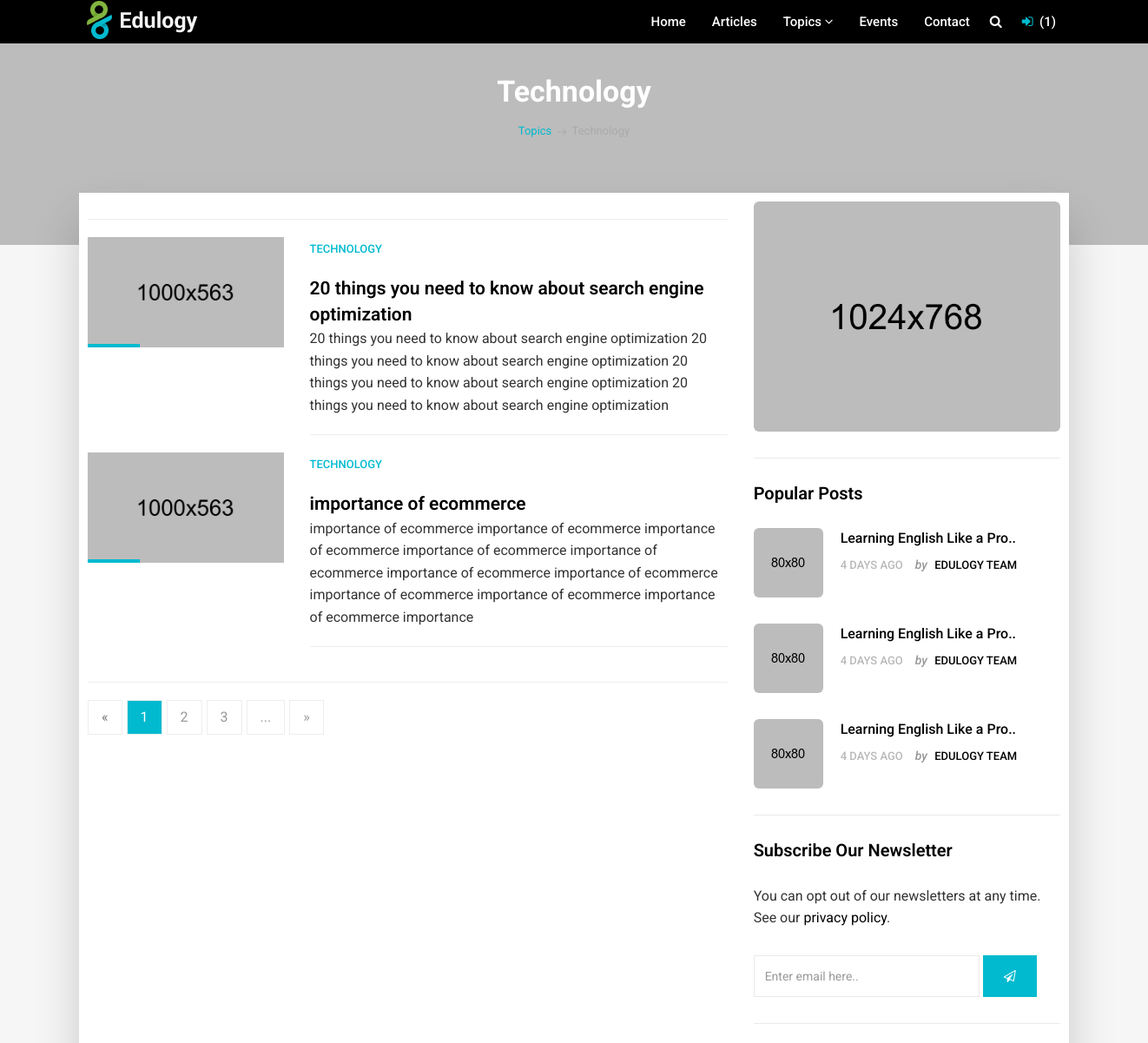
The app's page /category/Technology/ (upper part), older data.
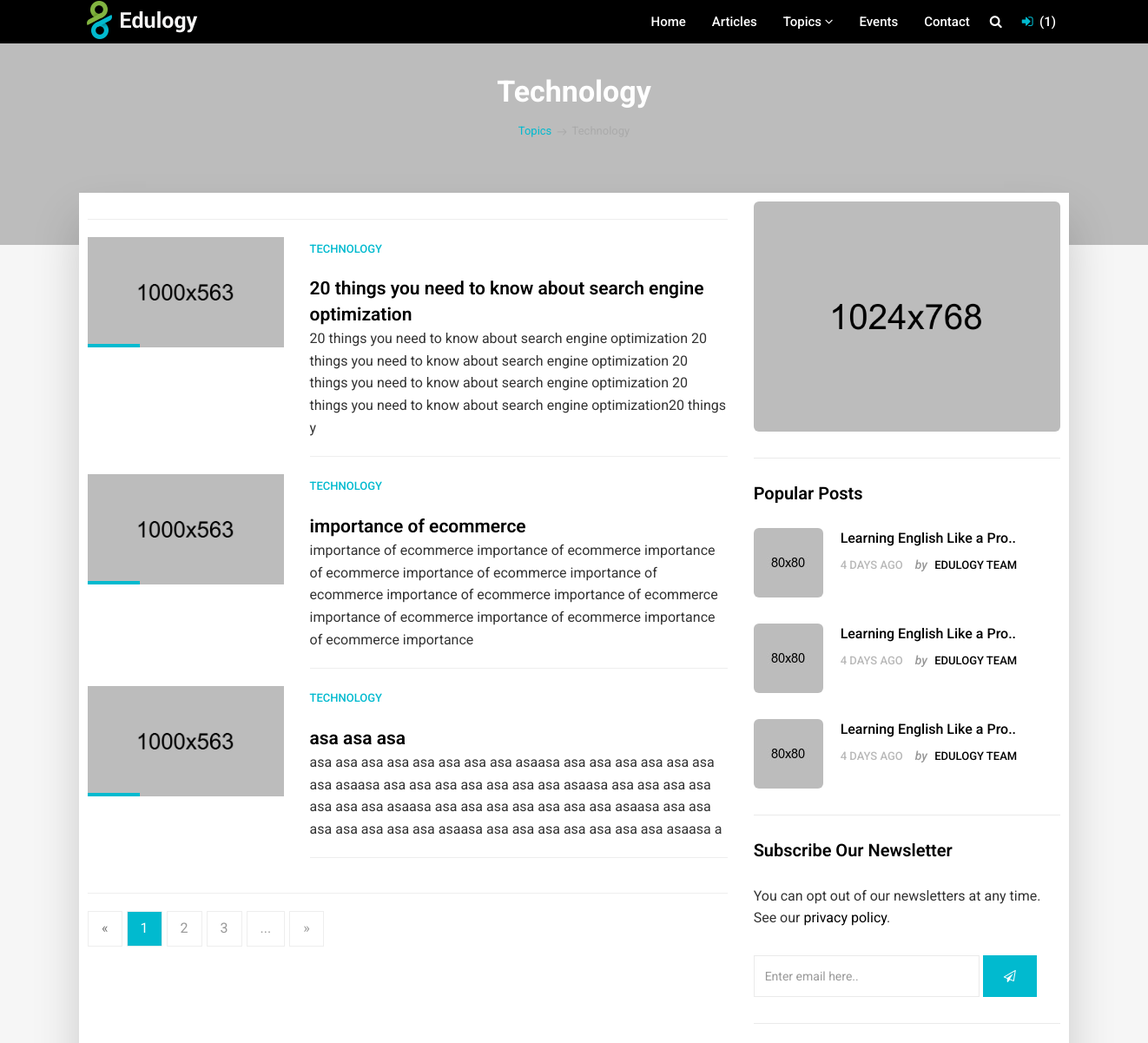
The same page, newer data.
### Article/models.py (models this page shows, shortened)
class Category(models.Model):
    name = models.CharField(max_length=250, blank=True)
    slug = models.SlugField(max_length=250)
    class Meta:
        ordering =['name']
        verbose_name = 'category'

class Article(models.Model):
    category = models.ForeignKey(Category,on_delete=models.CASCADE, default=1,)
    preview_image = models.ImageField(upload_to='upload/',blank=True)
    tags = TaggableManager()
    title = models.CharField(max_length=100)
    slug = models.SlugField(max_length=250, unique=True)
    summary = models.TextField(max_length=250, blank=True)
    title_body1 = models.TextField(max_length=1000, blank=True)
    title_body2 = models.TextField(max_length=1000, blank=True)
    title_body3 = models.TextField(max_length=1000, blank=True)
    sub1 = models.CharField(max_length=200, blank=True)
    sub1_child1 = models.CharField(max_length=500, blank=True)
    sub1_child1_body = models.TextField(max_length=1000, blank=True)
    sub1_child1_image = models.ImageField(upload_to='upload',blank=True)
    sub1_child2 = models.CharField(max_length=500, blank=True)
    sub1_child2_body = models.TextField(max_length=1000, blank=True)
    sub1_child2_image = models.ImageField(upload_to='upload', blank=True)
    sub1_child3 = models.CharField(max_length=500, blank=True)
    sub1_child3_body = models.TextField(max_length=1000, blank=True)
    sub1_child3_image = models.ImageField(upload_to='upload', blank=True)
    sub1_child4 = models.CharField(max_length=500, blank=True)
    sub1_child4_body = models.TextField(max_length=1000, blank=True)
    sub1_child4_image = models.ImageField(upload_to='upload', blank=True)
    sub1_child5 = models.CharField(max_length=500, blank=True)
    sub1_child5_body = models.TextField(max_length=1000, blank=True)
    sub1_child5_image = models.ImageField(upload_to='upload', blank=True)
    blockquote1 = models.TextField(max_length=500, blank=True)
    sub2 = models.CharField(max_length=200, blank=True)
    sub2_child1 = models.CharField(max_length=500, blank=True)
    sub2_child1_body = models.TextField(max_length=1000, blank=True)
    sub2_child1_image = models.ImageField(upload_to='upload', blank=True)
    sub2_child2 = models.CharField(max_length=500, blank=True)
    sub2_child2_body = models.TextField(max_length=1000, blank=True)
    sub2_child2_image = models.ImageField(upload_to='upload', blank=True)
    sub2_child3 = models.CharField(max_length=500, blank=True)
    sub2_child3_body = models.TextField(max_length=1000, blank=True)
    sub2_child3_image = models.ImageField(upload_to='upload', blank=True)
    sub2_child4 = models.CharField(max_length=500, blank=True)
    sub2_child4_body = models.TextField(max_length=1000, blank=True)
    sub2_child4_image = models.ImageField(upload_to='upload', blank=True)
    sub2_child5 = models.CharField(max_length=500, blank=True)
    sub2_child5_body = models.TextField(max_length=1000, blank=True)
    sub2_child5_image = models.ImageField(upload_to='upload', blank=True)
    blockquote2 = models.TextField(max_length=500, blank=True)
    sub3 = models.CharField(max_length=200, blank=True)
    sub3_child1 = models.CharField(max_length=500, blank=True)
    sub3_child1_body = models.TextField(max_length=1000, blank=True)
    sub3_child1_image = models.ImageField(upload_to='upload', blank=True)
    sub3_child2 = models.CharField(max_length=500, blank=True)
    sub3_child2_body = models.TextField(max_length=1000, blank=True)
    sub3_child2_image = models.ImageField(upload_to='upload', blank=True)
    sub3_child3 = models.CharField(max_length=500, blank=True)
    sub3_child3_body = models.TextField(max_length=1000, blank=True)
    sub3_child3_image = models.ImageField(upload_to='upload', blank=True)
    sub3_child4 = models.CharField(max_length=500, blank=True)
    sub3_child4_body = models.TextField(max_length=1000, blank=True)
    sub3_child4_image = models.ImageField(upload_to='upload', blank=True)
    sub3_child5 = models.CharField(max_length=500, blank=True)
    sub3_child5_body = models.TextField(max_length=1000, blank=True)
    sub3_child5_image = models.ImageField(upload_to='upload', blank=True)
    blockquote3 = models.TextField(max_length=500, blank=True)
    sub4 = models.CharField(max_length=200, blank=True)
    sub4_child1 = models.CharField(max_length=500, blank=True)
    sub4_child1_body = models.TextField(max_length=1000, blank=True)
    sub4_child1_image = models.ImageField(upload_to='upload', blank=True)
    sub4_child2 = models.CharField(max_length=500, blank=True)
    sub4_child2_body = models.TextField(max_length=1000, blank=True)
    sub4_child2_image = models.ImageField(upload_to='upload', blank=True)
    sub4_child3 = models.CharField(max_length=500, blank=True)
    sub4_child3_body = models.TextField(max_length=1000, blank=True)
    sub4_child3_image = models.ImageField(upload_to='upload', blank=True)
    sub4_child4 = models.CharField(max_length=500, blank=True)
    sub4_child4_body = models.TextField(max_length=1000, blank=True)
    sub4_child4_image = models.ImageField(upload_to='upload', blank=True)
    sub4_child5 = models.CharField(max_length=500, blank=True)
    sub4_child5_body = models.TextField(max_length=1000, blank=True)
    sub4_child5_image = models.ImageField(upload_to='upload', blank=True)
    blockquote4 = models.TextField(max_length=500, blank=True)
    sub5 = models.CharField(max_length=200, blank=True)
    sub5_child1 = models.CharField(max_length=500, blank=True)
    sub5_child1_body = models.TextField(max_length=1000, blank=True)
    sub5_child1_image = models.ImageField(upload_to='upload', blank=True)
    sub5_child2 = models.CharField(max_length=500, blank=True)
    sub5_child2_body = models.TextField(max_length=1000, blank=True)
    sub5_child2_image = models.ImageField(upload_to='upload', blank=True)
    sub5_child3 = models.CharField(max_length=500, blank=True)
    sub5_child3_body = models.TextField(max_length=1000, blank=True)
    sub5_child3_image = models.ImageField(upload_to='upload', blank=True)
    sub5_child4 = models.CharField(max_length=500, blank=True)
    sub5_child4_body = models.TextField(max_length=1000, blank=True)
    sub5_child4_image = models.ImageField(upload_to='upload', blank=True)
    sub5_child5 = models.CharField(max_length=500, blank=True)
    sub5_child5_body = models.TextField(max_length=1000, blank=True)
    sub5_child5_image = models.ImageField(upload_to='upload', blank=True)
    blockquote5 = models.TextField(max_length=500, blank=True)
    pub_date = models.DateTimeField(auto_now_add=True)

### Article/views.py (the view)
# urls.py: path('category/<str:category_slug>/', views.list_of_articles_by_category, name='category_list'),
def list_of_articles_by_category(request, category_slug):
    categories = Category.objects.all()
    instance = Article.objects.all()
    if category_slug:
        category = get_object_or_404(Category, slug=category_slug)
        instance = instance.filter(category=category)
    context = {
        'categories':categories,
        'instance':instance,
        'category':category
               }
    return render(request, 'blog/category_list.html',context)

### templates/blog/category_list.html (shortened to what this page needs)
{% extends 'base.html' %}
{% load static %}
{% block content %}
        <section class="section db p120" style="background-image:url('{% static 'upload/parallax_01.jpeg' %}');>
            <div class="container">
                <div class="row">
                    <div class="col-md-12">
                        <div class="tagline-message page-title text-center">
                            <h3>{{ category.name }}</h3>
                            <ul class="breadcrumb">
                                <li><a href="javascript:void(0)">Topics</a></li>
                                <li class="active">{{ category.name }}</li>
                            </ul>
                        </div>
                    </div>
                </div>
            </div>
        <section class="section gb nopadtop">
            <div class="container">
                <div class="boxed">
                    <div class="row">
                        <div class="col-md-8">
<hr>
                           <div class="row">
                               {% if instance %}
                                {% for Article in instance %}
                            <div class="col-md-4 hidden-sm hidden-xs">
                              <div class="image-wrap entry">
                                  <img src="{% static 'upload/blog_03.jpeg' %}" alt="" class="img-responsive">
                              </div>
                            </div>
                            <div class="col-md-8">
                                <div class="blog-wrapper clearfix">
                                            <div class="blog-meta">
                                                <small><a href="#">{{ category.name }}</a></small>
                                            </div>
                                            <div class="blog-desc-big">
                                                   <h1></h1> <a href="{% url 'detail' Article.id %}" class="lead">{{ Article.title}}</a></h1>
                                                    <p>
                                                    {{ Article.summary }}
                                                    </p><hr>
                                            </div>
                                        </div>
                            </div>
                               {% endfor %}
                               {% endif %}
                        </div><hr>
                            <div class="row">
                                <div class="col-md-12">
                                    <ul class="pagination">
                                        <li class="disabled"><a href="javascript:void(0)">&laquo;</a></li>
                                        <li class="active"><a href="javascript:void(0)">1</a></li>
                                        <li><a href="javascript:void(0)">2</a></li>
                                        <li><a href="javascript:void(0)">3</a></li>
                                        <li><a href="javascript:void(0)">...</a></li>
                                        <li><a href="javascript:void(0)">&raquo;</a></li>
                                    </ul>
                                </div>
                            </div>
                        </div>
                        <div class="sidebar col-md-4">
                            <div class="widget clearfix">
                                <div class="banner-widget">
                                    <img src="upload/banner.jpeg" alt="" class="img-responsive img-rounded">
                                </div>
                            </div>
                            <div class="widget clearfix">
                                <h3 class="widget-title">Popular Posts</h3>
                                <div class="post-widget">
                                    <div class="media">
                                        <img src="{% static 'upload/blog_small_01.jpg' %}" alt="" class="img-responsive alignleft img-rounded">
                                        <div class="media-body">
                                            <h5 class="mt-0"><a href="blog-single.html">Learning English Like a Pro..</a></h5>
                                            <div class="blog-meta">
                                                <ul class="list-inline">
                                                    <li>4 days ago</li>
                                                    <li><span>by</span> <a href="#">Edulogy Team</a></li>
                                                </ul>
                                            </div>
                                        </div>
                                    </div>
                                     <div class="media">
                                        <img src="{% static 'upload/blog_small_01.jpg' %}" alt="" class="img-responsive alignleft img-rounded">
                                        <div class="media-body">
                                            <h5 class="mt-0"><a href="blog-single.html">Learning English Like a Pro..</a></h5>
                                            <div class="blog-meta">
                                                <ul class="list-inline">
                                                    <li>4 days ago</li>
                                                    <li><span>by</span> <a href="#">Edulogy Team</a></li>
                                                </ul>
                                            </div>
                                        </div>
                                    </div>
                                     <div class="media">
                                        <img src="{% static 'upload/blog_small_01.jpg' %}" alt="" class="img-responsive alignleft img-rounded">
                                        <div class="media-body">
                                            <h5 class="mt-0"><a href="blog-single.html">Learning English Like a Pro..</a></h5>
                                            <div class="blog-meta">
                                                <ul class="list-inline">
                                                    <li>4 days ago</li>
                                                    <li><span>by</span> <a href="#">Edulogy Team</a></li>
                                                </ul>
                                            </div>
                                        </div>
                                    </div>
                                </div>
                            </div>
                            <div class="widget clearfix">
                                <h3 class="widget-title">Subscribe Our Newsletter</h3>
                                <div class="newsletter-widget">
                                    <p>You can opt out of our newsletters at any time. See our <a href="#">privacy policy</a>.</p>
                                    <form class="form-inline" role="search">
                                        <div class="form-1">
                                            <input type="text" class="form-control" placeholder="Enter email here..">
                                            <button type="submit" class="btn btn-primary"><i class="fa fa-paper-plane-o"></i></button>
                                        </div>
                                    </form>
                                </div>
                            </div>
                        </div>
                    </div>
                </div>
            </div>
        </section>
{% endblock %}

Row changes from the older to the newer data that the page shows:
changed Article "20 things you need to know about search engine optimization": summary "…know about search engine optimization" → "…know about search engine optimization20 things y"
added Article: {{ category.name }} "TECHNOLOGY", title "asa asa asa", summary "asa asa asa asa asa asa asa asa asaasa asa asa asa asa asa asa asa asaasa asa asa asa asa asa asa asa asaasa asa asa asa asa asa asa asa asaasa asa asa asa asa asa asa asa asaasa asa asa asa asa asa asa asa asaasa asa asa asa asa asa asa asa asaasa a"
